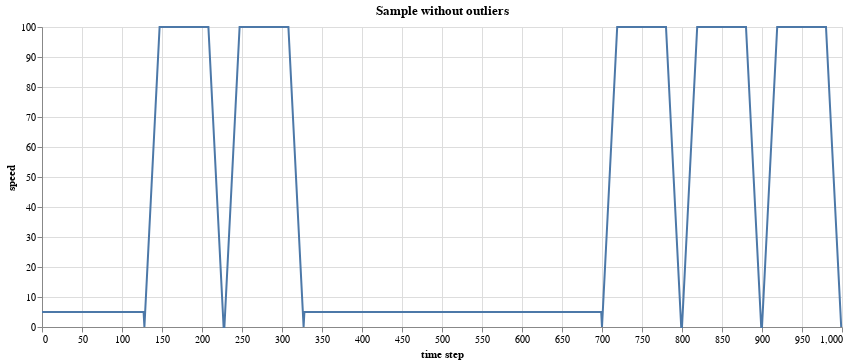

The cell this chart's notebook holds for it:
### Markdown cell above
## Sample without outliers
Our sample has speed generated as follows:
* For walk segment, the speed is always constant and equals to 5 (km/h).
* For train segment, the speed quickly reaches 100 (km/h), stays constant, and then decreases to 0 again. There can be more than 1 consequtive train segment, which models stops of a train.

We randomly separate 5 train samples into two separated with a walk. This is not relevant for traditional model where we feed one sample at a time.

### Code cell
sample = generate_sample()
fig = sample.get_figure()
fig.properties(title="Sample without outliers", width=800)

### Figure 1 — Vega-Lite specification as saved in the notebook (floating-point values rounded to 4 significant figures; data arrays with more than 128 entries replaced by an {"elided": "..."} marker saying what was removed)
{"config": {"view": {"continuousWidth": 400, "continuousHeight": 300}}, "data": {"name": "data-d0278f90617dc1f5c44d8258b64842d6"}, "mark": "line", "encoding": {"x": {"type": "quantitative", "field": "time step"}, "y": {"type": "quantitative", "field": "speed"}}, "title": "Sample without outliers", "width": 800, "$schema": "https://vega.github.io/schema/vega-lite/v4.8.1.json", "datasets": {"data-d0278f90617dc1f5c44d8258b64842d6": {"elided": "1000 records"}}}
